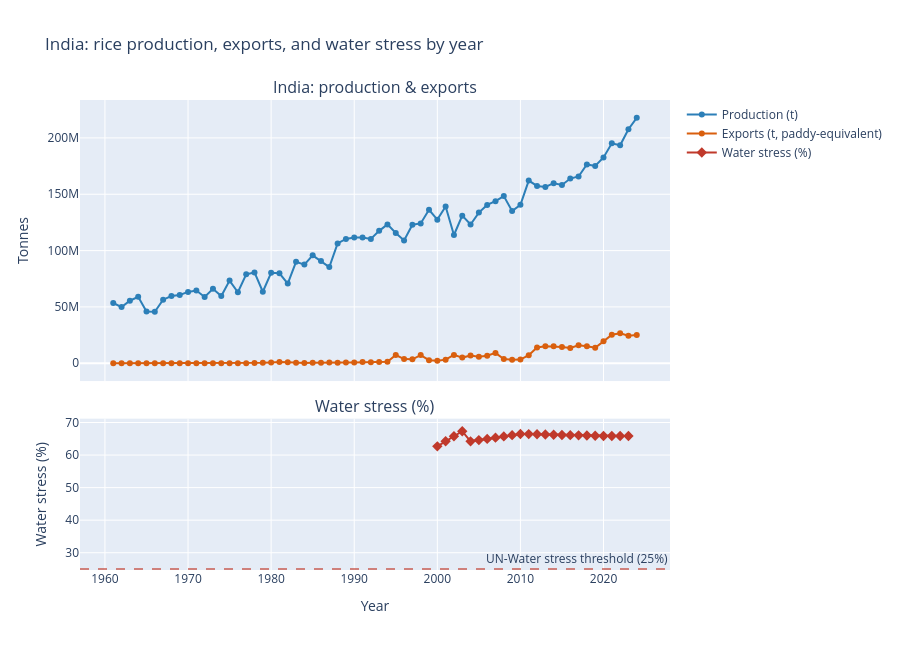

Here is the notebook cell this chart was saved with:
### Code cell
trend_picker_countries = sorted(REPORTERS)
default_trend_country = 'India' if 'India' in trend_picker_countries else trend_picker_countries[0]

interact(plot_country_trend_interactive,
         country=Dropdown(options=trend_picker_countries, value=default_trend_country, description='Country:'));
